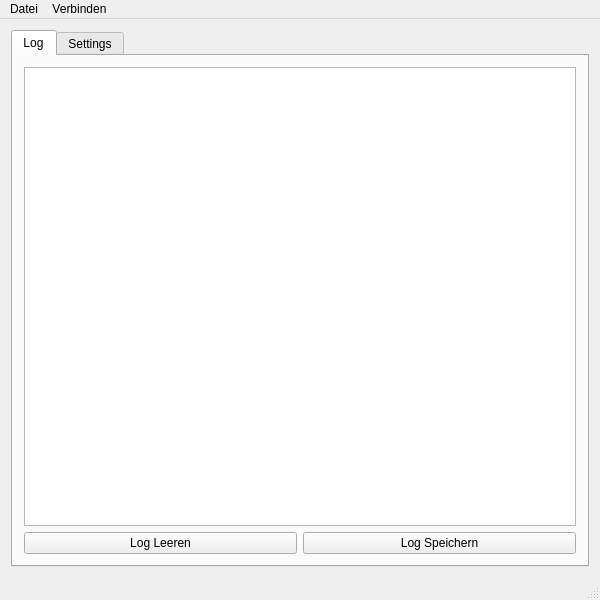
<?xml version="1.0" encoding="UTF-8"?>
<ui version="4.0">
 <class>mainWindows</class>
 <widget class="QMainWindow" name="mainWindows">
  <property name="geometry">
   <rect>
    <x>0</x>
    <y>0</y>
    <width>600</width>
    <height>600</height>
   </rect>
  </property>
  <property name="sizePolicy">
   <sizepolicy hsizetype="Fixed" vsizetype="Fixed">
    <horstretch>0</horstretch>
    <verstretch>0</verstretch>
   </sizepolicy>
  </property>
  <property name="minimumSize">
   <size>
    <width>600</width>
    <height>600</height>
   </size>
  </property>
  <property name="maximumSize">
   <size>
    <width>600</width>
    <height>646</height>
   </size>
  </property>
  <property name="windowTitle">
   <string>Konversionstool</string>
  </property>
  <widget class="QWidget" name="centralWidget">
   <property name="sizePolicy">
    <sizepolicy hsizetype="Fixed" vsizetype="Fixed">
     <horstretch>0</horstretch>
     <verstretch>0</verstretch>
    </sizepolicy>
   </property>
   <layout class="QGridLayout" name="gridLayout">
    <item row="0" column="0">
     <widget class="QTabWidget" name="Settings">
      <property name="enabled">
       <bool>true</bool>
      </property>
      <property name="currentIndex">
       <number>0</number>
      </property>
      <property name="documentMode">
       <bool>false</bool>
      </property>
      <property name="tabsClosable">
       <bool>false</bool>
      </property>
      <property name="movable">
       <bool>false</bool>
      </property>
      <widget class="QWidget" name="tab">
       <attribute name="title">
        <string>Log</string>
       </attribute>
       <layout class="QGridLayout" name="gridLayout_2">
        <item row="2" column="0" colspan="2">
         <widget class="QTextEdit" name="log">
          <property name="readOnly">
           <bool>true</bool>
          </property>
         </widget>
        </item>
        <item row="3" column="1">
         <widget class="QPushButton" name="logSave">
          <property name="enabled">
           <bool>true</bool>
          </property>
          <property name="text">
           <string>Log Speichern</string>
          </property>
          <property name="checkable">
           <bool>false</bool>
          </property>
         </widget>
        </item>
        <item row="3" column="0">
         <widget class="QPushButton" name="logClear">
          <property name="text">
           <string>Log Leeren</string>
          </property>
         </widget>
        </item>
       </layout>
      </widget>
      <widget class="QWidget" name="Settings">
       <attribute name="title">
        <string>Settings</string>
       </attribute>
       <layout class="QGridLayout" name="gridLayout_3">
        <item row="0" column="0">
         <widget class="QGroupBox" name="groupBox">
          <property name="title">
           <string>Loop 1</string>
          </property>
         </widget>
        </item>
       </layout>
      </widget>
     </widget>
    </item>
   </layout>
  </widget>
  <widget class="QMenuBar" name="menuBar">
   <property name="geometry">
    <rect>
     <x>0</x>
     <y>0</y>
     <width>600</width>
     <height>21</height>
    </rect>
   </property>
   <widget class="QMenu" name="menuDatei">
    <property name="title">
     <string>Datei</string>
    </property>
    <addaction name="actionProtokoll_ffnen"/>
    <addaction name="actionDatei_konvertieren"/>
    <addaction name="actionBeenden"/>
   </widget>
   <widget class="QMenu" name="menuHilfe">
    <property name="title">
     <string>Verbinden</string>
    </property>
   </widget>
   <addaction name="menuDatei"/>
   <addaction name="menuHilfe"/>
  </widget>
  <widget class="QStatusBar" name="statusBar"/>
  <action name="actionProtokoll_ffnen">
   <property name="text">
    <string>Datei öffnen</string>
   </property>
  </action>
  <action name="actionBeenden">
   <property name="text">
    <string>Beenden</string>
   </property>
  </action>
  <action name="actionDatei_konvertieren">
   <property name="text">
    <string>Datei konvertieren</string>
   </property>
  </action>
 </widget>
 <layoutdefault spacing="6" margin="11"/>
 <resources/>
 <connections/>
</ui>
